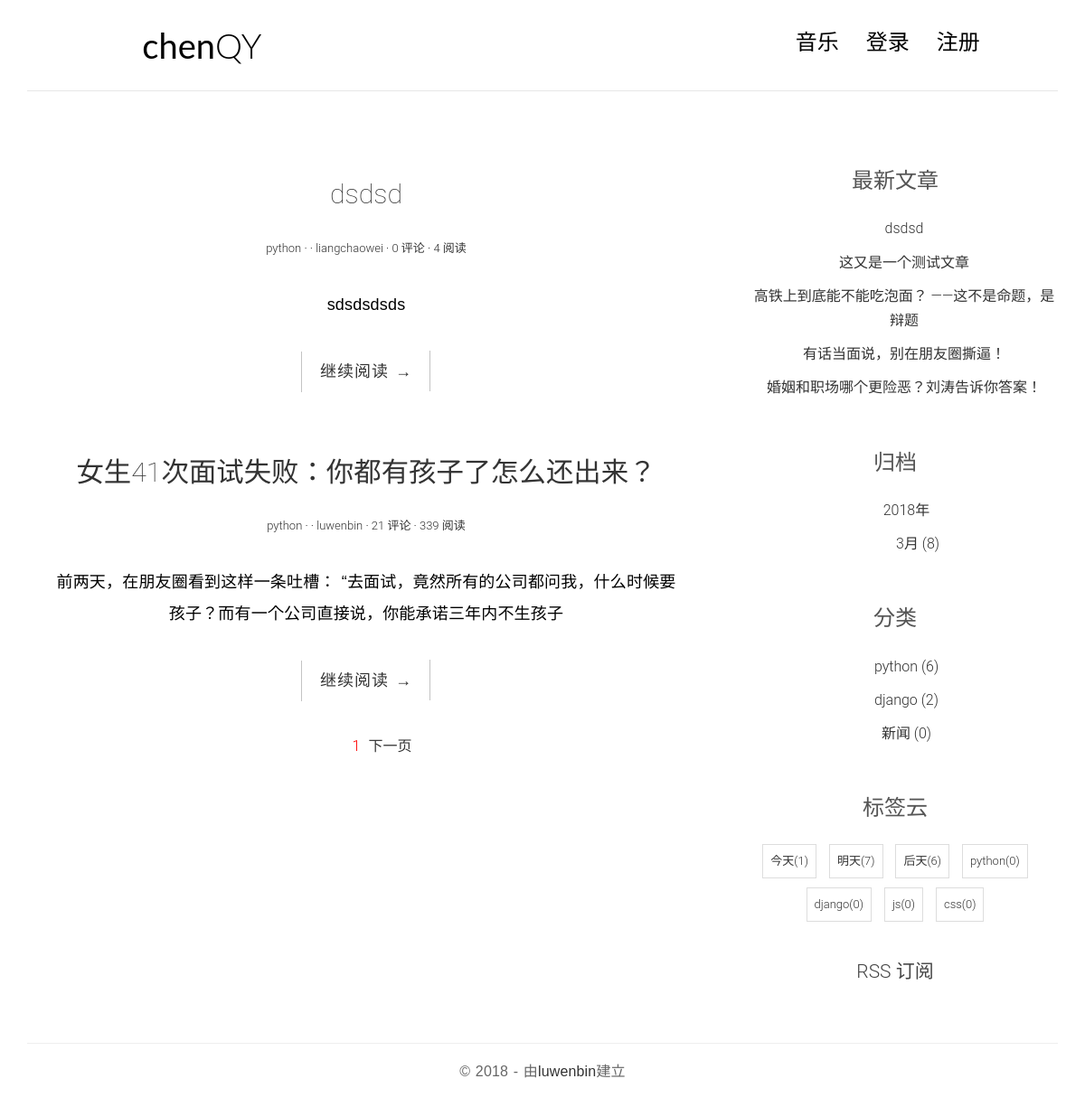
The page / on the database its author committed.
### article/models.py (models this page shows, shortened)
class ArticlePost(models.Model):
    title = models.CharField(max_length=200)
    author = models.ForeignKey(User, related_name = "article")
    content = models.TextField()
    category = models.ForeignKey(Category,related_name="article_category")
    tag = models.ManyToManyField(Tag,blank=True, related_name="article_tag")
    created = models.DateTimeField(default=timezone.now())
    updated = models.DateTimeField(auto_now=True)
    slug = models.SlugField(max_length=500)
    views = models.PositiveIntegerField(default=0)
    class Meta:
        ordering = ("title",)
        index_together = (('id', 'slug'),)
    def get_absolute_url(self):
        return reverse("article:article_detail", args=[self.id, self.slug])

class Category(models.Model):
    name = models.CharField(max_length=100,blank=True)
    def __str__(self):
        return self.name

class Tag(models.Model):
    name = models.CharField(max_length=100, blank=True)
    def __str__(self):
        return self.name

### article/views.py (the view)
# urls.py: 2. Add a URL to urlpatterns:  url(r'^$', views.home, name='home')
def home(request):
    articles = ArticlePost.objects.all()
    paginator = Paginator(articles,2)
    page = request.GET.get('page')
    try:
        current_page = paginator.page(page)
        articles = current_page.object_list
    except PageNotAnInteger:
        current_page = paginator.page(1)
        articles = current_page.object_list
    except EmptyPage:
        current_page = paginator.page(paginator.num_pages)
        articles = current_page.object_list
    return render(request, 'home.html', {'articles':articles, 'page': current_page})

### article/templatetags/article_tags.py (called while the page is built)
@register.simple_tag
def total_comments(article):
    return article.comment.count()

@register.simple_tag
def all_category():
    return Category.objects.annotate(count=Count("article_category"))

@register.simple_tag
def all_tags():
    return Tag.objects.annotate(count=Count("article_tag"))

@register.simple_tag
def all_articles():
    return ArticlePost.objects.all()

@register.inclusion_tag('article/latest_articles.html')
def latest_articles(n=5):
    latest_articles = ArticlePost.objects.order_by('-created')[:5]
    return {'latest_articles':latest_articles}

@register.filter("timeago")
def timeago_filter(value):
    now_ = now()
    return timeago.format(value, now_, 'zh_CN')

### templates/home.html (shortened to what this page needs)
{% extends "base.html" %}
{% load staticfiles %}
{% load article_tags %}
{% block main %}
    <main class="col-md-8">
        {% for article in articles %}
        <article class="post post-1">
            <header class="entry-header">
                <h1 class="entry-title">
                    <a href="{{ article.get_absolute_url }}">{{ article.title }}</a>
                </h1>
                <div class="entry-meta">
                    <span class="post-category"><a href="#">{{ article.category }}</a></span>
                    <span class="post-date"><a href="#"><time class="entry-date" datetime="2012-11-09T23:15:57+00:00">{{ article.created | timeago}}</time></a></span>
                    <span class="post-author"><a href="#">{{ article.author }}</a></span>
                    <span class="comments-link"><a href="#">{% total_comments article %} 评论</a></span>
                    <span class="views-count"><a href="#">{{ article.views }} 阅读</a></span>
                </div>
            </header>
            <div class="entry-content clearfix">
                <p>{{ article.content | slice:"70" }}</p>
                <div class="read-more cl-effect-14">
                    <a href="{{ article.get_absolute_url }}" class="more-link">继续阅读 <span class="meta-nav">→</span></a>
                </div>
            </div>
        </article>
        {% endfor %}
        {% include 'pagination.html' %}
    </main>
{% endblock %}
{% block aside %}
    {% include 'aside.html' %}
{% endblock %}

### templates/aside.html (shortened to what this page needs)
{% load article_tags %}
<aside class="col-md-4">
    <div class="widget widget-recent-posts">
        <h3 class="widget-title">最新文章</h3>
        {% latest_articles 5 %}
    </div>
    <div class="widget widget-archives">
        <h3 class="widget-title">归档</h3>
        {% all_articles as articles %}
        {% regroup articles by created.year as year_post_group %}
        {% for year in year_post_group %}
        <ul>
            <li><a href="">{{ year.grouper }}年</a></li>
            {% regroup year.list by created.month as month_post_group %}
            {% for month in month_post_group %}
            <ul>
                <li>
                    <a href="{% url 'article:date_archives' year.grouper month.grouper %}">
                        {{ month.grouper }}月
                        <span class="post-count">
                            ({{ month.list | length }})
                        </span>
                    </a>
                </li>
            </ul>
            {% endfor %}
        </ul>
        {% endfor %}
    </div>
    <div class="widget widget-category">
        <h3 class="widget-title">分类</h3>
        {% all_category as categories %}
        <ul>
        {% for category in categories %}
            <li>
                <a href="{% url 'article:category_archives' category.name %}">{{ category.name }} <span class="post-count">({{ category.count }})</span></a>
            </li>
        {% empty %}
        <p>没有文章</p>
        {% endfor %}
        </ul>
    </div>
    <div class="widget widget-tag-cloud">
        <h3 class="widget-title">标签云</h3>
        {% all_tags as tags %}
        <ul>
        {% for tag in tags %}
            <li>
                <a href="{% url 'article:tag_archives' tag.name %}">{{ tag }}<span class="post-count">({{ tag.count }})</span></a>
            </li>
        {% empty %}
        <p>暂时没有标签</p>
        {% endfor %}
        </ul>
    </div>
    <div class="rss">
        <a href="{% url 'rss' %}"> RSS 订阅</a>
    </div>
</aside>

### templates/article/latest_articles.html
<ul>
    {% for article in latest_articles %}
    <li>
        <a href="{{ article.get_absolute_url }}">{{ article.title }}</a>
    </li>
    {% empty %}
    <p>还没有发表文章</p>
    {% endfor %}
</ul>

### common_static/css/custom.css (style rules this page uses)
* { outline: none; }
h1, h2, h3, h4, h5, h6 { margin-top: 0; }
a { color: #333; }
body { color: #444; font-family: 'Lato', sans-serif; }
p { font-family: 'Ubuntu', sans-serif; font-weight: 400; word-spacing: 1px; letter-spacing: 0.01em; }
.post { background: #fff; padding: 30px 30px 0; }
.entry-title { text-align: center; font-size: 1.9em; margin-bottom: 20px; line-height: 1.6; padding: 10px 20px 0; }
.entry-meta { text-align: center; color: #DDDDDD; font-size: 13px; margin-bottom: 30px; }
.entry-content { font-size: 18px; line-height: 1.9; font-weight: 300; color: #000; }
.post-category::after, .post-date::after, .post-author::after, .comments-link::after { content: ' ·'; color: #000; }
.read-more { font-family: 'Ubuntu', sans-serif; font-weight: 400; word-spacing: 1px; letter-spacing: 0.01em; text-align: center; margin-top: 20px; }
.cl-effect-14 a { padding: 0 20px; height: 45px; line-height: 45px; position: relative; display: inline-block; margin: 15px 25px; letter-spacing: 1px; font-weight: 400; text-shadow: 0 0 1px rgba(255, 255, 255, 0.3); }
.cl-effect-14 a::before, .cl-effect-14 a::after { position: absolute; width: 45px; height: 1px; background: #C3C3C3; content: ''; -webkit-transition: all 0.3s; -moz-transition: all 0.3s; transition: all 0.3s; pointer-events: none; }
.cl-effect-14 a::before { top: 0; left: 0; -webkit-transform: rotate(90deg); -moz-transform: rotate(90deg); transform: rotate(90deg); -webkit-transform-origin: 0 0; -moz-transform-origin: 0 0; transform-origin: 0 0; }
.cl-effect-14 a::after { right: 0; bottom: 0; -webkit-transform: rotate(90deg); -moz-transform: rotate(90deg); transform: rotate(90deg); -webkit-transform-origin: 100% 0; -moz-transform-origin: 100% 0; transform-origin: 100% 0; }
.widget { background: #fff; padding: 30px 0 0; }
.widget-title { font-size: 1.5em; margin-bottom: 20px; line-height: 1.6; padding: 10px 0 0; font-weight: 400; }
.widget-recent-posts ul { padding: 0; margin: 0; padding-left: 20px; }
.widget-recent-posts ul li { list-style-type: none; position: relative; line-height: 170%; margin-bottom: 10px; }
.widget-recent-posts ul li::before { content: '\f3d3'; font-family: "Ionicons"; position: absolute; left: -17px; top: 3px; font-size: 16px; color: #000; }
.widget-archives ul { padding: 0; margin: 0; padding-left: 25px; }
.widget-archives ul li { list-style-type: none; position: relative; line-height: 170%; margin-bottom: 10px; }
.widget-archives ul li::before { content: '\f3f3'; font-family: "Ionicons"; position: absolute; left: -25px; top: 1px; font-size: 16px; color: #000; }
.widget-category ul { padding: 0; margin: 0; padding-left: 25px; }
.widget-category ul li { list-style-type: none; position: relative; line-height: 170%; margin-bottom: 10px; }
.widget-category ul li::before { content: '\f3fe'; font-family: "Ionicons"; position: absolute; left: -25px; top: 1px; font-size: 18px; color: #000; }
.widget-tag-cloud ul { padding: 0; margin: 0; margin-right: -10px; }
.widget-tag-cloud ul li { list-style-type: none; font-size: 13px; display: inline-block; margin-right: 10px; margin-bottom: 10px; padding: 3px 8px; border: 1px solid #ddd; }
.rss { font-size: 21px; margin-top: 30px; }
.rss a { color: #444; }

### common_static/css/style.css (style rules this page uses)
body { font-family: 'Roboto', sans-serif; font-size: 16px; font-weight: 300; color: #888; line-height: 30px; text-align: center; }
a, a:hover, a:focus { text-decoration: none; -o-transition: all .3s; -moz-transition: all .3s; -webkit-transition: all .3s; -ms-transition: all .3s; transition: all .3s; }
h1, h2 { margin-top: 10px; font-size: 38px; font-weight: 100; color: #555; line-height: 50px; }
h3 { font-size: 22px; font-weight: 300; color: #555; line-height: 30px; }

### rows shown on the page
ArticlePost: title "dsdsd", category "python", author "liangchaowei", id "0", views "4", content "sdsdsdsds"
ArticlePost: title "女生41次面试失败：你都有孩子了怎么还出来？", category "python", author "luwenbin", id "21", views "339", content "前两天，在朋友圈看到这样一条吐槽： “去面试，竟然所有的公司都问我，什么时候要孩子？而有一个公司直接说，你能承诺三年内不生孩子"
ArticlePost: title "这又是一个测试文章"
ArticlePost: title "高铁上到底能不能吃泡面？ ——这不是命题，是辩题"
ArticlePost: title "有话当面说，别在朋友圈撕逼！"
ArticlePost: title "婚姻和职场哪个更险恶？刘涛告诉你答案！"
Category: name "python", count "6"
Category: name "django", count "2"
Category: name "新闻", count "0"
Tag: name "今天", count "1"
Tag: name "明天", count "7"
Tag: name "后天", count "6"
Tag: name "python", count "0"
Tag: name "django", count "0"
Tag: name "js", count "0"
Tag: name "css", count "0"

### other values the page prints
{{ page.number }} "1"
{{ year.grouper }} "2018"
{{ month.grouper }} "3"
{{ month.list | length }} "8"
